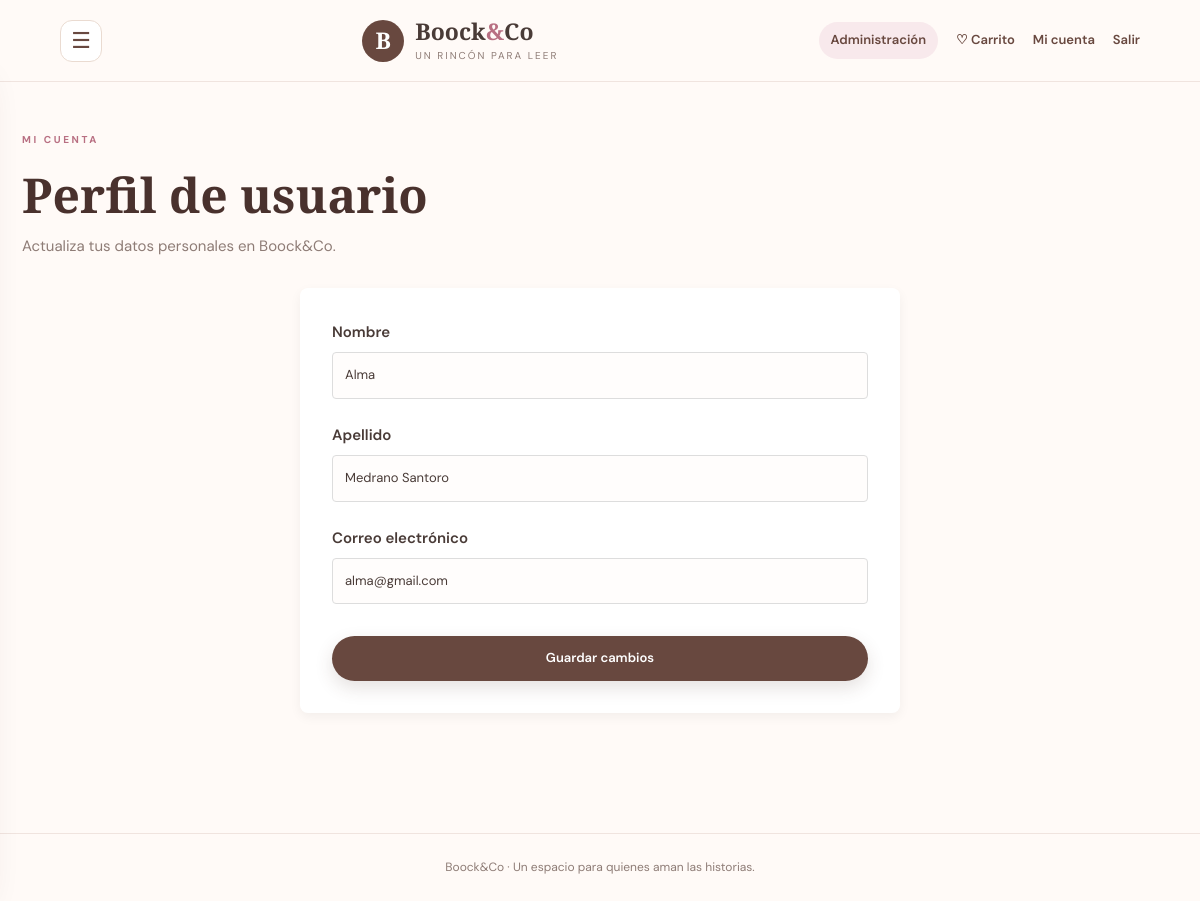
Page /BoockCo/perfil.php (signed in) on the committed database.
### tables this page shows
CREATE TABLE `usuarios` (
  `id_usuario` int(11) NOT NULL,
  `nombre` varchar(100) NOT NULL,
  `apellido` varchar(100) NOT NULL,
  `email` varchar(150) NOT NULL,
  `password_hash` varchar(255) NOT NULL,
  `rol` enum('cliente','admin') DEFAULT 'cliente',
  `estado` enum('activo','suspendido','pendiente') DEFAULT 'activo',
  `fecha_creacion` timestamp NULL DEFAULT current_timestamp(),
  `ultima_actualizacion` timestamp NULL DEFAULT current_timestamp() ON UPDATE current_timestamp()
);

### BoockCo/includes/conexion.php (called while the page is built, shortened)
<?php
function db(): PDO {
    $dsn = 'mysql:host=' . DB_HOST . ';dbname=' . DB_NAME . ';charset=utf8mb4';
    $pdo = new PDO($dsn, DB_USER, DB_PASS, [
        PDO::ATTR_ERRMODE => PDO::ERRMODE_EXCEPTION,
        PDO::ATTR_DEFAULT_FETCH_MODE => PDO::FETCH_ASSOC,
        PDO::ATTR_EMULATE_PREPARES => false,
    ]);
    return $pdo;
}

### BoockCo/includes/funciones.php (called while the page is built, shortened)
<?php
require_once __DIR__ . '/conexion.php';
function e(?string $value): string {
    return htmlspecialchars((string)$value, ENT_QUOTES | ENT_SUBSTITUTE, 'UTF-8');
}

### BoockCo/perfil.php (the view, shortened to what this page needs)
<?php
require_once __DIR__ . '/includes/funciones.php';
$userId = (int) (current_user()['id'] ?? current_user()['id_usuario'] ?? 0);
$stmt = db()->prepare("SELECT * FROM usuarios WHERE id_usuario = ? LIMIT 1");
$stmt->execute([$userId]);
$usuario = $stmt->fetch();
require __DIR__ . '/includes/header.php';
?>
<section class="page-heading">
    <p class="eyebrow">MI CUENTA</p>
    <h1>Perfil de usuario</h1>
    <p>Actualiza tus datos personales en Boock&Co.</p>
</section>
<div class="profile-container" style="max-width: 600px; margin: 0 auto 3rem auto; padding: 2rem; background: #fff; border-radius: 8px; box-shadow: 0 4px 12px rgba(0,0,0,0.05);">
    <?php if ($usuario): ?>
        <form method="post" action="<?= BASE_URL ?>/perfil_actualizar.php">
            <div style="margin-bottom: 1.5rem;">
                <label style="display: block; font-weight: 600; margin-bottom: 0.5rem;">Nombre</label>
                <input type="text" name="nombre" value="<?= e($usuario['nombre'] ?? '') ?>" required style="width: 100%; padding: 0.75rem; border: 1px solid #ddd; border-radius: 4px;">
            </div>
            <div style="margin-bottom: 1.5rem;">
                <label style="display: block; font-weight: 600; margin-bottom: 0.5rem;">Apellido</label>
                <input type="text" name="apellido" value="<?= e($usuario['apellido'] ?? '') ?>" required style="width: 100%; padding: 0.75rem; border: 1px solid #ddd; border-radius: 4px;">
            </div>
            <div style="margin-bottom: 1.5rem;">
                <label style="display: block; font-weight: 600; margin-bottom: 0.5rem;">Correo electrónico</label>
                <input type="email" name="email" value="<?= e($usuario['email'] ?? '') ?>" required style="width: 100%; padding: 0.75rem; border: 1px solid #ddd; border-radius: 4px;">
            </div>
            <button type="submit" class="btn btn-full">Guardar cambios</button>
        </form>
    <?php else: ?>
        <p>No se pudieron cargar los datos del perfil.</p>
    <?php endif; ?>
</div>
<?php
require __DIR__ . '/includes/footer.php';
?>

### BoockCo/assets/style.css (style rules this page uses)
:root { --brown: #68483f; --brown-dark: #49312d; --rose: #d99aa8; --rose-dark: #b86f82; --pink-pale: #f8e9ec; --cream: #fffaf7; --beige: #eadbd1; --ink: #493b37; --muted: #8e7c76; --white: #fff; --shadow: 0 16px 45px rgba(94,61,54,.10); --page-background-image: none; }
* { box-sizing: border-box; }
body { margin: 0; background-color: var(--cream); background-image: linear-gradient(rgba(255, 250, 247, 0.82), rgba(255, 250, 247, 0.82)), var(--page-background-image); background-size: cover; background-position: center; background-attachment: fixed; color: var(--ink); font-family: "DM Sans",sans-serif; font-size: 15px; line-height: 1.6; }
button,input,textarea,select { font: inherit; }
button { cursor: pointer; }
input,textarea,select { width: 100%; border: 1px solid #e9dcd6; border-radius: 10px; background: #fffdfc; padding: 12px 13px; color: var(--ink); outline: none; font-size: 13px; }
.page-heading { margin: 8px 0 30px; }
.page-heading h1 { font: 600 clamp(34px,4vw,48px) "Playfair Display",serif; color: var(--brown-dark); margin: 0 0 7px; }
.page-heading>p:last-child { color: var(--muted); margin: 0; }
.eyebrow { font-size: 10px; letter-spacing: 2.6px; font-weight: 700; color: var(--rose-dark); margin: 0 0 14px; }
.btn { display: inline-flex; justify-content: center; align-items: center; border: 0; border-radius: 30px; padding: 12px 23px; background: var(--brown); color: #fff; font-weight: 600; font-size: 13px; box-shadow: 0 7px 18px rgba(83,54,47,.15); transition: transform .2s,background .2s,box-shadow .2s; }
.btn-full { width: 100%; margin-top: 8px; }

### rows in the picture
usuarios: nombre "Alma", apellido "Medrano Santoro", email "alma@gmail.com"
